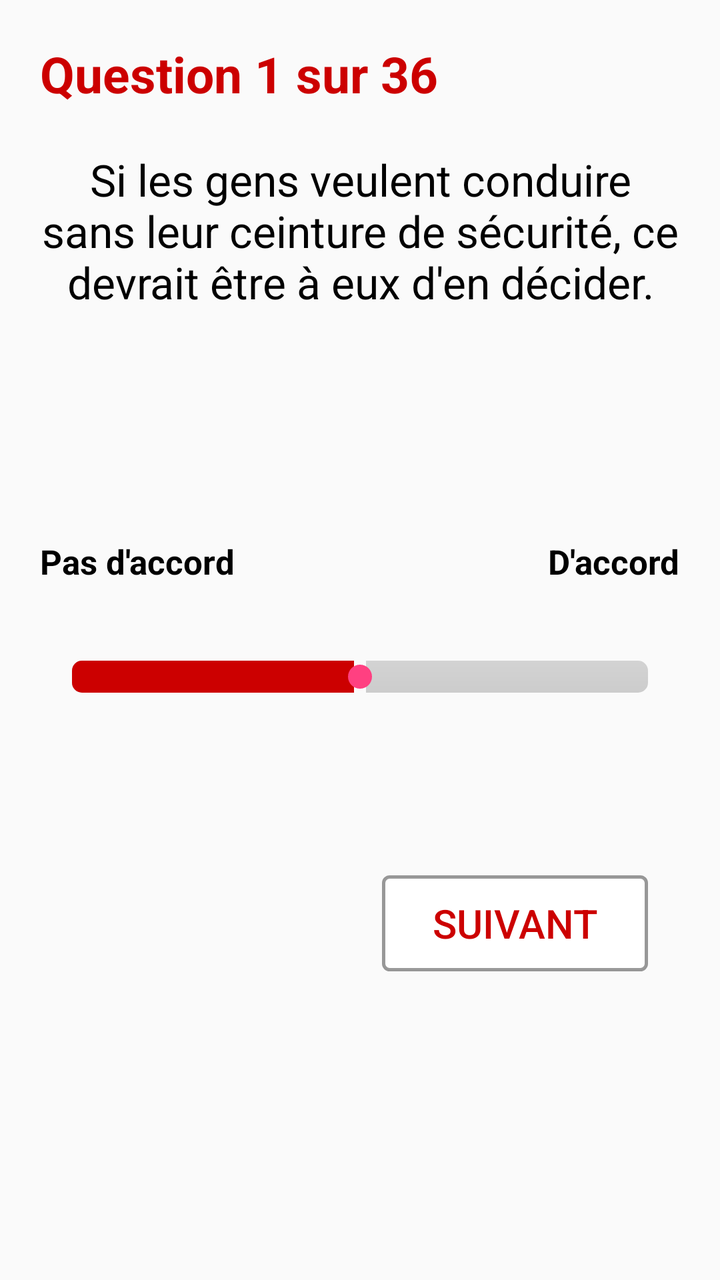
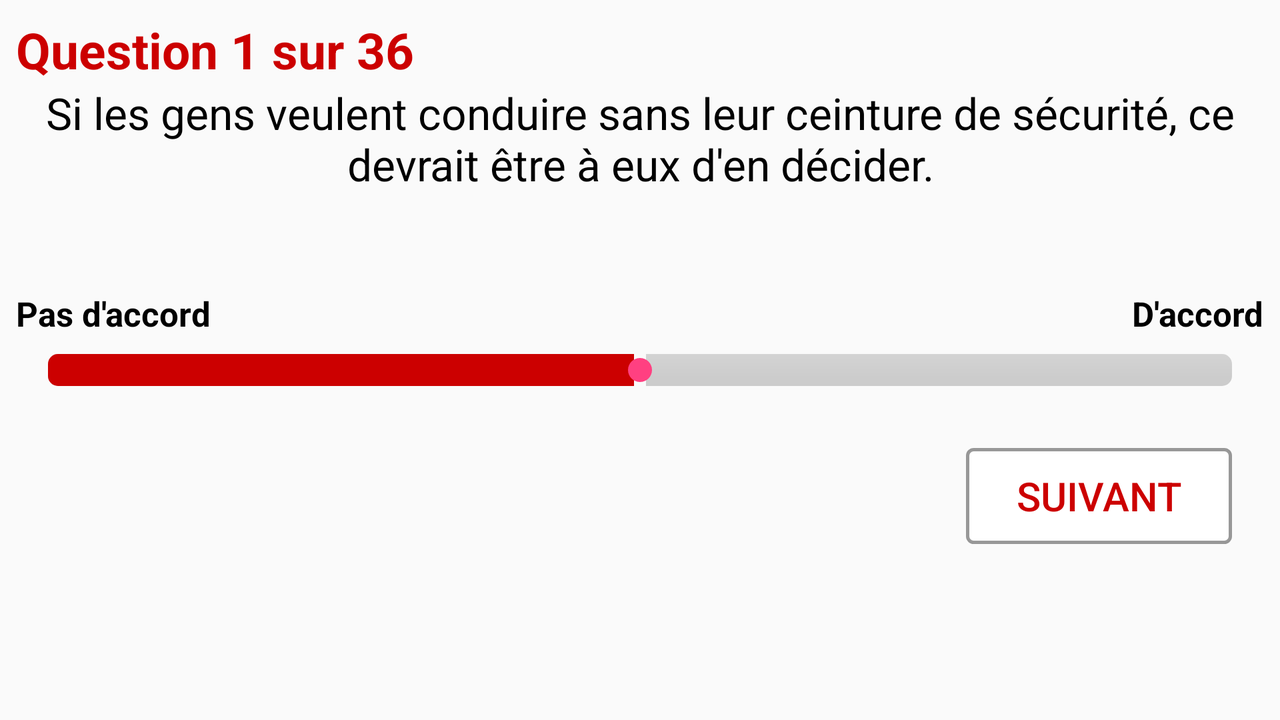

Compare how this app lays out the same screen by default and in its alternative resource folder. The renders come first, then the two layout files and the values they reference.
<!-- AndroidManifest.xml: application theme AppTheme -->
<!-- res/layout/fragment_test.xml -->
<FrameLayout xmlns:android="http://schemas.android.com/apk/res/android"
    xmlns:tools="http://schemas.android.com/tools"
    android:layout_width="match_parent"
    android:layout_height="match_parent"
    tools:context="com.app.politcus.game.test_coord.TestFragment">

    

    <LinearLayout
        android:orientation="vertical"
        android:layout_width="match_parent"
        android:layout_height="match_parent"
        android:padding="20dp"
        android:weightSum="1">

        <TextView
            android:layout_width="match_parent"
            android:layout_height="55dp"
            android:text="Question 1 sur 36"
            android:textSize="25sp"
            android:textStyle="bold"
            android:textColor="@color/holo_red_dark"
            android:id="@+id/text_progress" />

        <TextView
            android:layout_width="match_parent"
            android:layout_height="wrap_content"
            android:text="Si les gens veulent conduire sans leur ceinture de sécurité, ce devrait être à eux d'en décider."
            android:id="@+id/text_question"
            android:textSize="22sp"
            android:textColor="@color/black"
            android:layout_weight="0.10"
            android:textAlignment="center"
            android:height="170dp"/>

        <RelativeLayout
            android:layout_width="match_parent"
            android:layout_height="40dp"
            android:layout_alignParentStart="true"
            android:layout_weight="0.4">

            <TextView
                android:text="D'accord"
                android:layout_height="wrap_content"
                android:id="@+id/textView4"
                android:textColor="@color/black"
                android:textStyle="bold"
                android:layout_width="wrap_content"
                android:layout_alignParentEnd="true"
                android:layout_alignParentTop="true"
                android:layout_alignBottom="@+id/textView"
                android:textSize="17sp"/>

            <TextView
                android:text="Pas d'accord"
                android:layout_height="wrap_content"
                android:id="@+id/textView"
                android:textColor="@color/black"
                android:textStyle="bold"
                android:layout_width="wrap_content"
                android:layout_alignParentTop="true"
                android:layout_alignParentStart="true"
                android:textSize="17sp"/>

            <SeekBar
                android:layout_width="match_parent"
                android:layout_height="wrap_content"
                android:id="@+id/progress_bar"
                android:layout_weight="0.18"
                android:max="4"
                android:progress="2"
                android:progressTint="@color/holo_red_dark"
                android:progressDrawable="@drawable/progressbar"
                android:layout_centerVertical="true"
                android:layout_alignParentStart="true" />

        </RelativeLayout>

        <RelativeLayout
            android:layout_width="match_parent"
            android:layout_height="89dp">

            <Button
                android:text="Suivant"
                android:textColor="@color/holo_red_dark"
                android:textSize="20sp"
                android:background="@drawable/border_button"
                android:layout_width="133dp"
                android:layout_height="wrap_content"
                android:id="@+id/btn_next"
                android:layout_marginEnd="16dp"
                android:layout_marginTop="30dp"
                android:layout_alignParentTop="true"
                android:layout_alignParentEnd="true" />

        </RelativeLayout>


    </LinearLayout>

</FrameLayout>
<!-- resources referenced by this layout -->
<resources>
  <color name="holo_red_dark">#ffcc0000</color>
  <!-- drawable border_button (drawable) -->
  <?xml version="1.0" encoding="utf-8"?>
  <selector xmlns:android="http://schemas.android.com/apk/res/android">
  <item android:state_pressed="true" >
      <shape>
          <solid
              android:color="#004F81" />
          <stroke
              android:width="1dp"
              android:color="#222222" />
          <corners
              android:radius="7dp" />
          <padding
              android:left="10dp"
              android:top="10dp"
              android:right="10dp"
              android:bottom="10dp" />
      </shape>
  </item>
  
  <item>
      <shape xmlns:android="http://schemas.android.com/apk/res/android"
          android:shape="rectangle">
          <gradient android:startColor="@color/white"
              android:endColor="#FFFFFFFF"
              android:angle="270" />
          <corners android:radius="3dp" />
          <stroke android:width="5px" android:color="@color/black_overlay" />
      </shape>
  </item>
  </selector>
  <!-- drawable progressbar (drawable) -->
  <?xml version="1.0" encoding="utf-8"?>
  <layer-list xmlns:android="http://schemas.android.com/apk/res/android" >
  
      <item android:id="@android:id/background">
          <shape android:shape="rectangle" >
              <corners android:radius="5dp" />
  
              <gradient
                  android:angle="270"
                  android:endColor="#cccccc"
                  android:startColor="#d3d3d3" />
          </shape>
      </item>
  
      <item android:id="@android:id/progress">
          <clip>
              <shape android:shape="rectangle" >
                  <corners android:radius="5dp" />
  
                  <gradient
                      android:angle="270"
                      android:endColor="#1dc0ff"
                      android:startColor="#1dc0ff" />
              </shape>
          </clip>
      </item>
  </layer-list>
  <style name="AppTheme" parent="Theme.AppCompat.Light.DarkActionBar">
          
          <item name="colorPrimary">@color/colorPrimary</item>
          <item name="colorPrimaryDark">@color/colorPrimaryDark</item>
          <item name="colorAccent">@color/colorAccent</item>
      </style>
  <color name="white">#FFFFFFFF</color>
  <color name="black_overlay">#66000000</color>
  <color name="colorPrimary">#3F51B5</color>
  <color name="colorPrimaryDark">#303F9F</color>
  <color name="colorAccent">#FF4081</color>
</resources>
<!-- res/layout-land/fragment_test.xml (the repository's variant of the layout above) -->
<!-- drawn on the phone turned sideways -->
<FrameLayout xmlns:android="http://schemas.android.com/apk/res/android"
    xmlns:tools="http://schemas.android.com/tools"
    android:layout_width="match_parent"
    android:layout_height="match_parent"
    tools:context="com.app.politcus.game.test_coord.TestFragment"
  android:orientation="horizontal">


    <LinearLayout
        android:orientation="vertical"
        android:layout_width="match_parent"
        android:layout_height="match_parent"
        android:padding="8dp"
        android:weightSum="1">

        <TextView
            android:layout_width="match_parent"
            android:layout_height="wrap_content"
            android:text="Question 1 sur 36"
            android:textSize="25sp"
            android:textStyle="bold"
            android:textColor="@color/holo_red_dark"
            android:id="@+id/text_progress" />

        <TextView
            android:layout_width="match_parent"
            android:layout_height="wrap_content"
            android:text="Si les gens veulent conduire sans leur ceinture de sécurité, ce devrait être à eux d'en décider."
            android:id="@+id/text_question"
            android:textSize="22sp"
            android:textColor="@color/black"
            android:layout_weight="0.10"
            android:textAlignment="center"
          android:height="95dp"/>

      <RelativeLayout
          android:layout_width="match_parent"
          android:layout_height="wrap_content"
          android:layout_alignParentStart="true"          >

          <TextView
              android:text="D'accord"
              android:layout_height="wrap_content"
              android:id="@+id/textView4"
              android:textColor="@color/black"
              android:textStyle="bold"
              android:layout_width="wrap_content"
              android:layout_alignParentEnd="true"
              android:layout_alignParentTop="true"
              android:layout_alignBottom="@+id/textView"
              android:textSize="17sp"/>

          <TextView
              android:text="Pas d'accord"
              android:layout_height="wrap_content"
              android:id="@+id/textView"
              android:textColor="@color/black"
              android:textStyle="bold"
              android:layout_width="wrap_content"
              android:layout_alignParentTop="true"
              android:layout_alignParentStart="true"
              android:textSize="17sp"
            android:paddingBottom="8dp"/>

          <SeekBar
              android:layout_width="match_parent"
              android:layout_height="wrap_content"
              android:id="@+id/progress_bar"
              android:max="4"
              android:progress="2"
              android:progressDrawable="@drawable/progressbar_red"
              android:secondaryProgress="0"
              android:layout_centerVertical="true"
              android:layout_alignParentStart="true"
            android:layout_below="@id/textView"/>

        <Button
            android:text="Suivant"
            android:textColor="@color/holo_red_dark"
            android:textSize="20sp"
            android:background="@drawable/border_button"
            android:layout_width="133dp"
            android:layout_height="wrap_content"
            android:id="@+id/btn_next"
            android:layout_marginEnd="16dp"
            android:layout_marginTop="30dp"
            android:layout_alignParentEnd="true"
          android:layout_below="@id/progress_bar"/>

    </RelativeLayout>


    </LinearLayout>

</FrameLayout>
<!-- resources referenced by the variant -->
<!-- as the phone turned sideways resolves them -->
<resources>
  <color name="holo_red_dark">#ffcc0000</color>
  <!-- drawable border_button (drawable) -->
  <?xml version="1.0" encoding="utf-8"?>
  <selector xmlns:android="http://schemas.android.com/apk/res/android">
  <item android:state_pressed="true" >
      <shape>
          <solid
              android:color="#004F81" />
          <stroke
              android:width="1dp"
              android:color="#222222" />
          <corners
              android:radius="7dp" />
          <padding
              android:left="10dp"
              android:top="10dp"
              android:right="10dp"
              android:bottom="10dp" />
      </shape>
  </item>
  
  <item>
      <shape xmlns:android="http://schemas.android.com/apk/res/android"
          android:shape="rectangle">
          <gradient android:startColor="@color/white"
              android:endColor="#FFFFFFFF"
              android:angle="270" />
          <corners android:radius="3dp" />
          <stroke android:width="5px" android:color="@color/black_overlay" />
      </shape>
  </item>
  </selector>
  <!-- drawable progressbar_red (drawable) -->
  <?xml version="1.0" encoding="utf-8"?>
  <layer-list xmlns:android="http://schemas.android.com/apk/res/android" >
  
      <item android:id="@android:id/background">
          <shape android:shape="rectangle" >
              <corners android:radius="5dp" />
  
              <gradient
                  android:angle="270"
                  android:endColor="#cccccc"
                  android:centerColor="#cccccc"
                  android:centerY="0.75"
                  android:startColor="#d3d3d3" />
          </shape>
      </item>
  
      <item android:id="@android:id/progress">
          <clip>
              <shape android:shape="rectangle" >
                  <corners android:radius="5dp" />
  
                  <gradient
                      android:angle="270"
                      android:endColor="#ffcc0000"
                      android:centerColor="#ffcc0000"
                      android:centerY="0.75"
                      android:startColor="#ffcc0000" />
              </shape>
          </clip>
      </item>
  
      <item android:id="@android:id/secondaryProgress">
          <clip>
              <shape android:shape="rectangle" >
                  <corners android:radius="5dp" />
  
                  <gradient
                      android:angle="270"
                      android:endColor="#ffcc0000"
                      android:centerColor="#ffcc0000"
                      android:centerY="0.75"
                      android:startColor="#ffcc0000" />
              </shape>
          </clip>
      </item>
  </layer-list>
  <style name="AppTheme" parent="Theme.AppCompat.Light.DarkActionBar">
          
          <item name="colorPrimary">@color/colorPrimary</item>
          <item name="colorPrimaryDark">@color/colorPrimaryDark</item>
          <item name="colorAccent">@color/colorAccent</item>
      </style>
  <color name="white">#FFFFFFFF</color>
  <color name="black_overlay">#66000000</color>
  <color name="colorPrimary">#3F51B5</color>
  <color name="colorPrimaryDark">#303F9F</color>
  <color name="colorAccent">#FF4081</color>
</resources>
